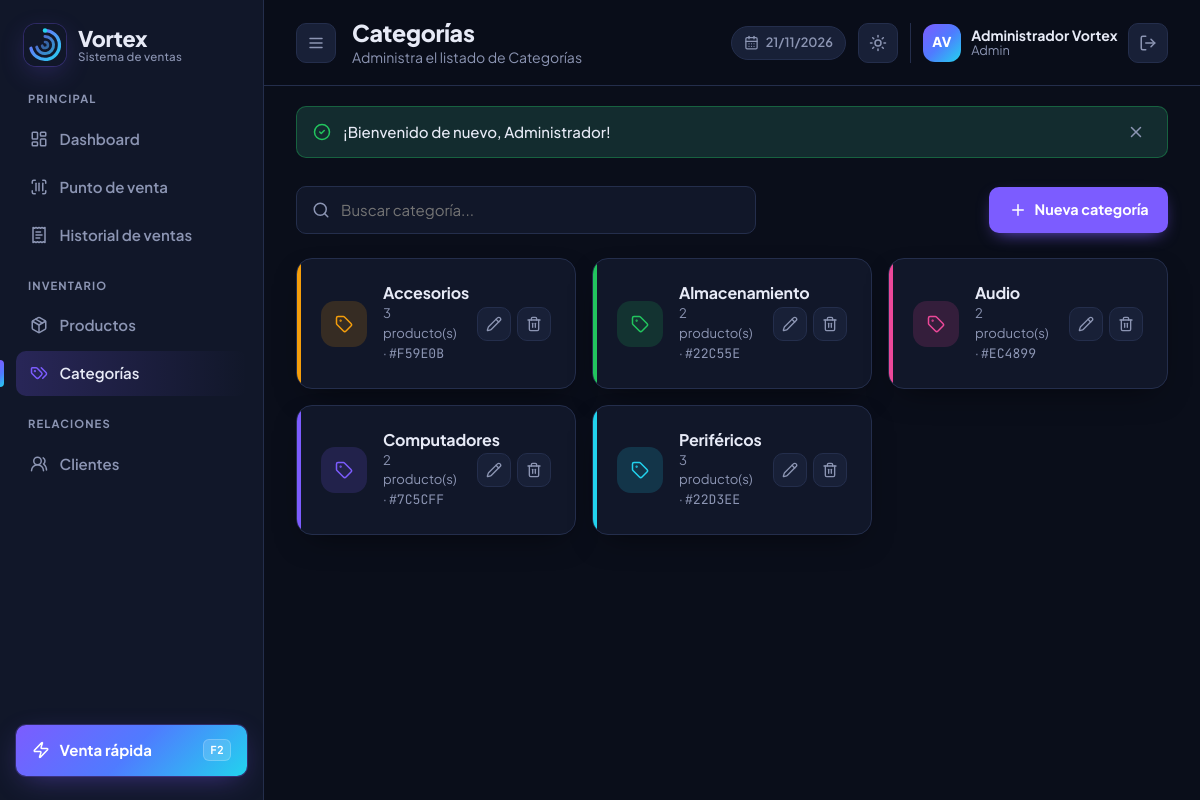
The page /index.php?r=categorias (signed in) on the database its author committed.
### tables this page shows
CREATE TABLE categorias (
    id          INT UNSIGNED AUTO_INCREMENT PRIMARY KEY,
    nombre      VARCHAR(80) NOT NULL UNIQUE,
    color       CHAR(7) NOT NULL DEFAULT '#7C5CFF',
    created_at  TIMESTAMP NOT NULL DEFAULT CURRENT_TIMESTAMP
);

### app/Core/View.php (called while the page is built, shortened)
<?php
final class View
{
    private string $directorio;
    public function __construct(?string $directorio = null)
    {
        $this->directorio = $directorio ?? BASE_PATH . '/app/Views';
    }
    public function render(string $plantilla, array $datos = [], ?string $layout = 'layouts/main'): string
    {
        $contenido = $this->incluir($plantilla, $datos);
        return $layout === null
            ? $contenido
            : $this->incluir($layout, array_merge($datos, ['contenido' => $contenido]));
    }
    public function parcial(string $plantilla, array $datos = []): string
    {
        return $this->incluir($plantilla, $datos);
    }
    private function incluir(string $plantilla, array $datos): string
    {
        $archivo = "{$this->directorio}/{$plantilla}.php";
        extract($datos, EXTR_SKIP);
        require $archivo;
        return (string) ob_get_clean();
    }
}

### app/Core/CrudController.php (called while the page is built, shortened)
<?php
abstract class CrudController extends Controller
{
    protected string $carpeta;
    protected string $plural;
    private ?Model $modelo = null;
    public function index(): void
    {
        $termino = $this->input('q');
        $this->render("{$this->carpeta}/index", [
            'titulo'    => $this->plural,
            'subtitulo' => "Administra el listado de {$this->plural}",
            'registros' => $this->modelo()->listar($termino),
            'q'         => $termino,
        ]);
    }
    protected function modelo(): Model
    {
        return $this->modelo ??= $this->crearModelo();
    }
}

### app/Core/Router.php (called while the page is built, shortened)
<?php
final class Router
{
    private array $rutas = ['GET' => [], 'POST' => []];
    private function agregar(string $metodo, string $ruta, array $accion): self
    {
        $this->rutas[$metodo][trim($ruta, '/')] = $accion;
        return $this;
    }
    public function despachar(string $ruta, string $metodo): void
    {
        $accion = $this->rutas[strtoupper($metodo)][trim($ruta, '/')] ?? null;
        [$controlador, $funcion] = $accion;
        (new $controlador())->$funcion();
    }
}

### public/index.php (called while the page is built, shortened)
<?php
$router = new App\Core\Router();
try {
    $router->despachar($_GET['r'] ?? 'dashboard', $_SERVER['REQUEST_METHOD'] ?? 'GET');
} catch (PDOException $e) {
    http_response_code(500);
    echo (new App\Core\View())->render('errores/error', [
        'mensaje' => 'No fue posible conectar con la base de datos. Verifica config/config.php e importa database/vortex.sql.',
        'detalle' => App\Core\Config::get('app.debug') ? $e->getMessage() : null,
    ], null);
}

### app/Core/Model.php (called while the page is built, shortened)
<?php
abstract class Model
{
    protected PDO $db;
    public function __construct(?PDO $db = null)
    {
        $this->db = $db ?? Database::conexion();
    }
    protected function consultar(string $sql, array $parametros = []): array
    {
        $sentencia = $this->db->prepare($sql);
        $sentencia->execute($parametros);
        return $sentencia->fetchAll();
    }
}

### app/autoload.php (called while the page is built, shortened)
<?php
spl_autoload_register(function (string $clase): void {
    $prefijo = 'App\\';
    $archivo = BASE_PATH . '/app/' . str_replace('\\', '/', substr($clase, strlen($prefijo))) . '.php';
});

### app/Core/Config.php (called while the page is built, shortened)
<?php
final class Config
{
    private static array $valores = [];
    public static function cargar(string $archivo): void
    {
        self::$valores = require $archivo;
    }
    public static function get(string $clave, $defecto = null)
    {
        $valor = self::$valores;
        foreach (explode('.', $clave) as $parte) {
            $valor = $valor[$parte];
        }
        return $valor;
    }
}

### app/Core/Database.php (called while the page is built, shortened)
<?php
final class Database
{
    private static ?PDO $conexion = null;
    public static function conexion(): PDO
    {
        if (self::$conexion === null) {
            $c = Config::get('db');
            $dsn = sprintf(
                'mysql:host=%s;port=%d;dbname=%s;charset=%s',
                $c['host'],
                $c['puerto'],
                $c['nombre'],
                $c['charset']
            );
            self::$conexion = new PDO($dsn, $c['usuario'], $c['clave'], [
                PDO::ATTR_ERRMODE            => PDO::ERRMODE_EXCEPTION,
                PDO::ATTR_DEFAULT_FETCH_MODE => PDO::FETCH_ASSOC,
                PDO::ATTR_EMULATE_PREPARES   => false,
            ]);
            self::$conexion->exec("SET time_zone = '" . date('P') . "'");
        }
        return self::$conexion;
    }
}

### app/Models/Categoria.php (called while the page is built, shortened)
<?php
class Categoria extends Model
{
    public function listar(string $termino = ''): array
    {
        $sql = 'SELECT c.*, COUNT(p.id) AS total_productos
                FROM categorias c
                LEFT JOIN productos p ON p.categoria_id = c.id AND p.activo = 1';
        $parametros = [];
        return $this->consultar($sql . ' GROUP BY c.id ORDER BY c.nombre', $parametros);
    }
}

### app/helpers.php (called while the page is built, shortened)
<?php
function e($valor): string
{
    return htmlspecialchars((string) $valor, ENT_QUOTES, 'UTF-8');
}
function url(string $ruta = 'dashboard', array $parametros = []): string
{
    return 'index.php?' . http_build_query(array_merge(['r' => $ruta], $parametros));
}

### app/Views/categorias/index.php (the view)
<?= $this->parcial('partials/buscador', ['ruta' => 'categorias', 'q' => $q, 'placeholder' => 'Buscar categoría...', 'textoNuevo' => 'Nueva categoría']) ?>
<?php if (!$registros): ?>
    <section class="tarjeta">
        <?= $this->parcial('partials/vacio', [
            'icono'  => 'tags',
            'titulo' => 'No hay categorías',
            'texto'  => 'Organiza tus productos creando categorías con su propio color.',
            'accion' => ['url' => url('categorias/nuevo'), 'texto' => 'Nueva categoría'],
        ]) ?>
    </section>
<?php else: ?>
    <section class="rejilla-categorias">
        <?php foreach ($registros as $c): ?>
            <article class="tarjeta categoria" style="--c: <?= e($c['color']) ?>">
                <span class="categoria-icono"><i data-lucide="tag"></i></span>
                <div class="categoria-datos">
                    <h3><?= e($c['nombre']) ?></h3>
                    <p><?= (int) $c['total_productos'] ?> producto(s) · <span class="mono"><?= e($c['color']) ?></span></p>
                </div>
                <?= $this->parcial('partials/acciones', ['ruta' => 'categorias', 'id' => $c['id'], 'nombre' => $c['nombre'], 'csrf' => $csrf]) ?>
            </article>
        <?php endforeach; ?>
    </section>
<?php endif; ?>

### app/Views/partials/acciones.php (shortened to what this page needs)
<div class="acciones">
    <a href="<?= url("$ruta/editar", ['id' => $id]) ?>" class="btn-icono btn-icono--sm" title="Editar">
        <i data-lucide="pencil"></i>
    </a>
    <form method="post" action="<?= url("$ruta/eliminar") ?>" data-confirmar="¿Eliminar «<?= e($nombre) ?>»? Esta acción no se puede deshacer.">
        <button class="btn-icono btn-icono--sm btn-icono--peligro" title="Eliminar"><i data-lucide="trash-2"></i></button>
    </form>
</div>

### public/assets/css/vortex.css (style rules this page uses)
:root { --vx-primario: #7C5CFF; --vx-primario-hover: #6B48F7; --vx-acento: #22D3EE; --vx-degradado: linear-gradient(135deg, #7C5CFF 0%, #4F7BFF 50%, #22D3EE 100%); --vx-exito: #22C55E; --vx-alerta: #F59E0B; --vx-peligro: #F43F5E; --vx-info: #3B82F6; --vx-fondo: #0A0E1A; --vx-superficie: #111729; --vx-superficie-2: #182037; --vx-superficie-3: #1F2945; --vx-borde: #242E4C; --vx-texto: #E7EAF6; --vx-texto-suave: #8C95B3; --vx-sombra: 0 12px 32px -14px rgba(0, 0, 0, .6); --vx-brillo: 0 0 0 1px rgba(124, 92, 255, .25), 0 8px 30px -8px rgba(124, 92, 255, .45); --vx-fuente: 'Plus Jakarta Sans', system-ui, -apple-system, 'Segoe UI', sans-serif; --vx-mono: 'JetBrains Mono', ui-monospace, monospace; --vx-radio: 16px; --vx-radio-sm: 10px; --vx-espacio: 1.5rem; --vx-sidebar: 264px; --vx-transicion: 180ms cubic-bezier(.4, 0, .2, 1); }
*, *::before, *::after { box-sizing: border-box; }
html { -webkit-font-smoothing: antialiased; }
body { margin: 0; font-family: var(--vx-fuente); font-size: 15px; line-height: 1.5; color: var(--vx-texto); background: var(--vx-fondo); transition: background var(--vx-transicion), color var(--vx-transicion); }
h1, h2, h3 { margin: 0; line-height: 1.25; letter-spacing: -.01em; }
p { margin: 0; }
a { color: inherit; text-decoration: none; }
button, input, select, textarea { font: inherit; color: inherit; }
[data-lucide], svg.lucide { width: 18px; height: 18px; flex-shrink: 0; stroke-width: 2; }
.mono { font-family: var(--vx-mono); font-feature-settings: "tnum"; }
.tarjeta { background: var(--vx-superficie); border: 1px solid var(--vx-borde); border-radius: var(--vx-radio); padding: var(--vx-espacio); box-shadow: var(--vx-sombra); }
.btn-icono { display: inline-grid; place-items: center; width: 40px; height: 40px; padding: 0; background: var(--vx-superficie-2); border: 1px solid var(--vx-borde); border-radius: var(--vx-radio-sm); cursor: pointer; color: var(--vx-texto-suave); transition: all var(--vx-transicion); }
.btn-icono--sm { width: 34px; height: 34px; }
.btn-icono--sm [data-lucide], .btn-icono--sm svg { width: 16px; height: 16px; }
.acciones { display: inline-flex; gap: .4rem; }
.acciones form { display: contents; }
.rejilla-categorias { display: grid; grid-template-columns: repeat(auto-fill, minmax(280px, 1fr)); gap: 1rem; }
.categoria { display: flex; align-items: center; gap: 1rem; position: relative; overflow: hidden; }
.categoria::before { content: ""; position: absolute; inset: 0 auto 0 0; width: 4px; background: var(--c); }
.categoria-icono { display: grid; place-items: center; width: 46px; height: 46px; border-radius: 14px; background: color-mix(in srgb, var(--c) 16%, transparent); color: var(--c); }
.categoria-datos { flex: 1; min-width: 0; }
.categoria-datos h3 { font-size: 1rem; }
.categoria-datos p { color: var(--vx-texto-suave); font-size: .82rem; }

### rows shown on the page
categorias: nombre "Accesorios", total_productos "3", color "#F59E0B"
categorias: nombre "Almacenamiento", total_productos "2", color "#22C55E"
categorias: nombre "Audio", total_productos "2", color "#EC4899"
categorias: nombre "Computadores", total_productos "2", color "#7C5CFF"
categorias: nombre "Periféricos", total_productos "3", color "#22D3EE"

### other values the page prints
$seccion "PRINCIPAL"
$item['texto'] "Dashboard"
$item['texto'] "Punto de venta"
$item['texto'] "Historial de ventas"
$seccion "INVENTARIO"
$item['texto'] "Productos"
$item['texto'] "Categorías"
$seccion "RELACIONES"
$item['texto'] "Clientes"
$titulo "Categorías"
$subtitulo "Administra el listado de Categorías"
iniciales($usuario['nombre']) "AV"
$usuario['nombre'] "Administrador Vortex"
$usuario['rol'] "Admin"
$f['mensaje'] "¡Bienvenido de nuevo, Administrador!"
